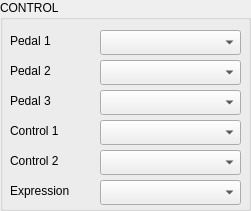
  <widget class="QGroupBox" name="gb_Control">
   <property name="geometry">
    <rect>
     <x>870</x>
     <y>480</y>
     <width>251</width>
     <height>211</height>
    </rect>
   </property>
   <property name="title">
    <string>CONTROL</string>
   </property>
   <widget class="QLabel" name="label_control_Pedal1">
    <property name="geometry">
     <rect>
      <x>10</x>
      <y>30</y>
      <width>81</width>
      <height>21</height>
     </rect>
    </property>
    <property name="text">
     <string>Pedal 1</string>
    </property>
   </widget>
   <widget class="QComboBox" name="control_Pedal1">
    <property name="geometry">
     <rect>
      <x>100</x>
      <y>30</y>
      <width>141</width>
      <height>25</height>
     </rect>
    </property>
   </widget>
   <widget class="QLabel" name="label_control_Pedal2">
    <property name="geometry">
     <rect>
      <x>10</x>
      <y>60</y>
      <width>81</width>
      <height>21</height>
     </rect>
    </property>
    <property name="text">
     <string>Pedal 2</string>
    </property>
   </widget>
   <widget class="QComboBox" name="control_Pedal2">
    <property name="geometry">
     <rect>
      <x>100</x>
      <y>60</y>
      <width>141</width>
      <height>25</height>
     </rect>
    </property>
   </widget>
   <widget class="QComboBox" name="control_Pedal3">
    <property name="geometry">
     <rect>
      <x>100</x>
      <y>90</y>
      <width>141</width>
      <height>25</height>
     </rect>
    </property>
   </widget>
   <widget class="QLabel" name="label_control_Pedal3">
    <property name="geometry">
     <rect>
      <x>10</x>
      <y>90</y>
      <width>81</width>
      <height>21</height>
     </rect>
    </property>
    <property name="text">
     <string>Pedal 3</string>
    </property>
   </widget>
   <widget class="QLabel" name="label_control_Control1">
    <property name="geometry">
     <rect>
      <x>10</x>
      <y>120</y>
      <width>81</width>
      <height>21</height>
     </rect>
    </property>
    <property name="text">
     <string>Control 1</string>
    </property>
   </widget>
   <widget class="QComboBox" name="control_Control1">
    <property name="geometry">
     <rect>
      <x>100</x>
      <y>120</y>
      <width>141</width>
      <height>25</height>
     </rect>
    </property>
   </widget>
   <widget class="QLabel" name="label_control_Control2">
    <property name="geometry">
     <rect>
      <x>10</x>
      <y>150</y>
      <width>81</width>
      <height>21</height>
     </rect>
    </property>
    <property name="text">
     <string>Control 2</string>
    </property>
   </widget>
   <widget class="QComboBox" name="control_Control2">
    <property name="geometry">
     <rect>
      <x>100</x>
      <y>150</y>
      <width>141</width>
      <height>25</height>
     </rect>
    </property>
   </widget>
   <widget class="QLabel" name="label_control_Expression">
    <property name="geometry">
     <rect>
      <x>10</x>
      <y>180</y>
      <width>81</width>
      <height>21</height>
     </rect>
    </property>
    <property name="text">
     <string>Expression</string>
    </property>
   </widget>
   <widget class="QComboBox" name="control_Expression">
    <property name="geometry">
     <rect>
      <x>100</x>
      <y>180</y>
      <width>141</width>
      <height>25</height>
     </rect>
    </property>
   </widget>
  </widget>
